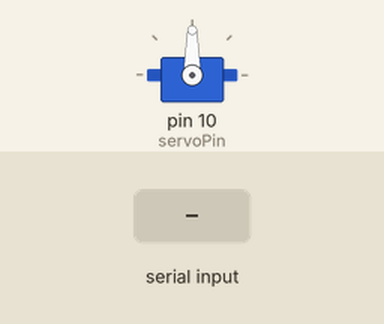
This sketch was run on a simulated Arduino Uno, built with avr-gcc and run on an emulated ATmega328P. Parts: servo. Inputs (shaded band) come from the test bench. What the sketch prints to the serial monitor is not drawn.

Above: at 1.2 s.
1.3 s: "90,45\n" received over Serial
At 2.0 s:
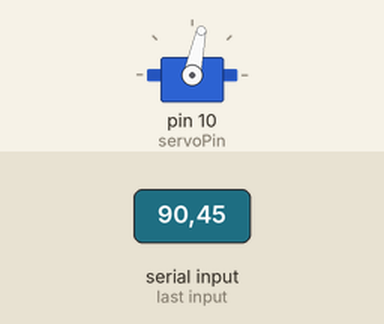
Timing chart, 0 to 4.3 s (numbered marks = the images above; inputs shaded):
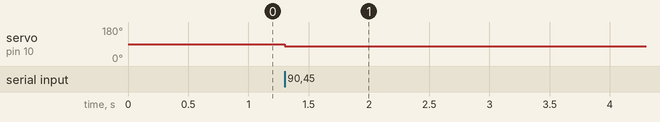

The sketch:

hamster_wheel.ino
```cpp
#include <Servo.h>

Servo servo360;

//0 to 90 where 0 is full speed and 90 is stop
int speed = 78;

//receives data from p5
int go;

//pin for servo
int servoPin = 10;

void setup() {
  Serial.begin(115200);
  Serial.println("Looking at the screen controls hamster wheel spin.");
  servo360.attach(servoPin);
}

void loop() {
  if(Serial.available() > 0){
    String rcvdSerialData = Serial.readStringUntil('\n');
    go = rcvdSerialData.toInt();

    if (go) {
      servo360.write(speed);
    }
    else {
      servo360.write(90);
    }
  }
}
```

Measured:
- after the input at 1.3 s, servo on pin 10 (servoPin): 90° → 78° at once
